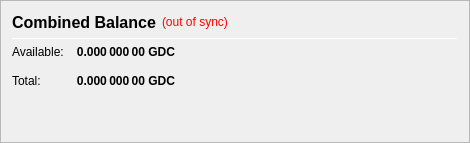
                   <widget class="QFrame" name="frame_CombinedBalances">
                    <property name="minimumSize">
                     <size>
                      <width>470</width>
                      <height>0</height>
                     </size>
                    </property>
                    <property name="frameShape">
                     <enum>QFrame::StyledPanel</enum>
                    </property>
                    <property name="frameShadow">
                     <enum>QFrame::Raised</enum>
                    </property>
                    <layout class="QVBoxLayout" name="verticalLayout_5">
                     <item>
                      <layout class="QHBoxLayout" name="horizontalLayout_5" stretch="0,0,0">
                       <item>
                        <widget class="QLabel" name="label_5z">
                         <property name="minimumSize">
                          <size>
                           <width>0</width>
                           <height>20</height>
                          </size>
                         </property>
                         <property name="font">
                          <font>
                           <pointsize>12</pointsize>
                           <weight>75</weight>
                           <bold>true</bold>
                          </font>
                         </property>
                         <property name="toolTip">
                          <string>Combined Balance (including unconfirmed and immature coins)</string>
                         </property>
                         <property name="text">
                          <string>Combined Balance</string>
                         </property>
                        </widget>
                       </item>
                       <item>
                        <widget class="QLabel" name="labelWalletStatus">
                         <property name="cursor">
                          <cursorShape>WhatsThisCursor</cursorShape>
                         </property>
                         <property name="toolTip">
                          <string>The displayed information may be out of date. Your wallet automatically synchronizes with the GoodCoin network after a connection is established, but this process has not completed yet.</string>
                         </property>
                         <property name="styleSheet">
                          <string notr="true">QLabel { color: red; }</string>
                         </property>
                         <property name="text">
                          <string notr="true">(out of sync)</string>
                         </property>
                         <property name="alignment">
                          <set>Qt::AlignLeading|Qt::AlignLeft|Qt::AlignVCenter</set>
                         </property>
                        </widget>
                       </item>
                       <item>
                        <spacer name="horizontalSpacer_1">
                         <property name="orientation">
                          <enum>Qt::Horizontal</enum>
                         </property>
                         <property name="sizeHint" stdset="0">
                          <size>
                           <width>40</width>
                           <height>20</height>
                          </size>
                         </property>
                        </spacer>
                       </item>
                      </layout>
                     </item>
                     <item>
                      <widget class="Line" name="line_CombinedBalance">
                       <property name="minimumSize">
                        <size>
                         <width>0</width>
                         <height>1</height>
                        </size>
                       </property>
                       <property name="maximumSize">
                        <size>
                         <width>16777215</width>
                         <height>1</height>
                        </size>
                       </property>
                       <property name="orientation">
                        <enum>Qt::Horizontal</enum>
                       </property>
                      </widget>
                     </item>
                     <item>
                      <layout class="QGridLayout" name="gridLayout_3">
                       <property name="spacing">
                        <number>12</number>
                       </property>
                       <item row="1" column="0">
                        <widget class="QLabel" name="labelBalanceTextz">
                         <property name="text">
                          <string>Available:</string>
                         </property>
                        </widget>
                       </item>
                       <item row="1" column="1">
                        <widget class="QLabel" name="labelBalancez">
                         <property name="font">
                          <font>
                           <weight>75</weight>
                           <bold>true</bold>
                          </font>
                         </property>
                         <property name="cursor">
                          <cursorShape>IBeamCursor</cursorShape>
                         </property>
                         <property name="toolTip">
                          <string>Your current spendable balance</string>
                         </property>
                         <property name="text">
                          <string notr="true">0.000 000 00 GDC</string>
                         </property>
                         <property name="alignment">
                          <set>Qt::AlignRight|Qt::AlignTrailing|Qt::AlignVCenter</set>
                         </property>
                         <property name="textInteractionFlags">
                          <set>Qt::LinksAccessibleByMouse|Qt::TextSelectableByKeyboard|Qt::TextSelectableByMouse</set>
                         </property>
                        </widget>
                       </item>
                       <item row="2" column="0">
                        <widget class="QLabel" name="labelTotalTextz">
                         <property name="text">
                          <string>Total:</string>
                         </property>
                        </widget>
                       </item>
                       <item row="2" column="1">
                        <widget class="QLabel" name="labelTotalz">
                         <property name="font">
                          <font>
                           <weight>75</weight>
                           <bold>true</bold>
                          </font>
                         </property>
                         <property name="cursor">
                          <cursorShape>IBeamCursor</cursorShape>
                         </property>
                         <property name="toolTip">
                          <string>Total Balance, including all unavailable coins.</string>
                         </property>
                         <property name="text">
                          <string notr="true">0.000 000 00 GDC</string>
                         </property>
                         <property name="alignment">
                          <set>Qt::AlignRight|Qt::AlignTrailing|Qt::AlignVCenter</set>
                         </property>
                         <property name="textInteractionFlags">
                          <set>Qt::LinksAccessibleByMouse|Qt::TextSelectableByKeyboard|Qt::TextSelectableByMouse</set>
                         </property>
                        </widget>
                       </item>
                       <item row="2" column="3">
                        <spacer name="horizontalSpacer_2">
                         <property name="orientation">
                          <enum>Qt::Horizontal</enum>
                         </property>
                         <property name="sizeHint" stdset="0">
                          <size>
                           <width>40</width>
                           <height>20</height>
                          </size>
                         </property>
                        </spacer>
                       </item>
                      </layout>
                     </item>
                     <item>
                      <spacer name="verticalSpacer_1">
                       <property name="orientation">
                        <enum>Qt::Vertical</enum>
                       </property>
                       <property name="sizeHint" stdset="0">
                        <size>
                         <width>20</width>
                         <height>40</height>
                        </size>
                       </property>
                      </spacer>
                     </item>
                    </layout>
                   </widget>
